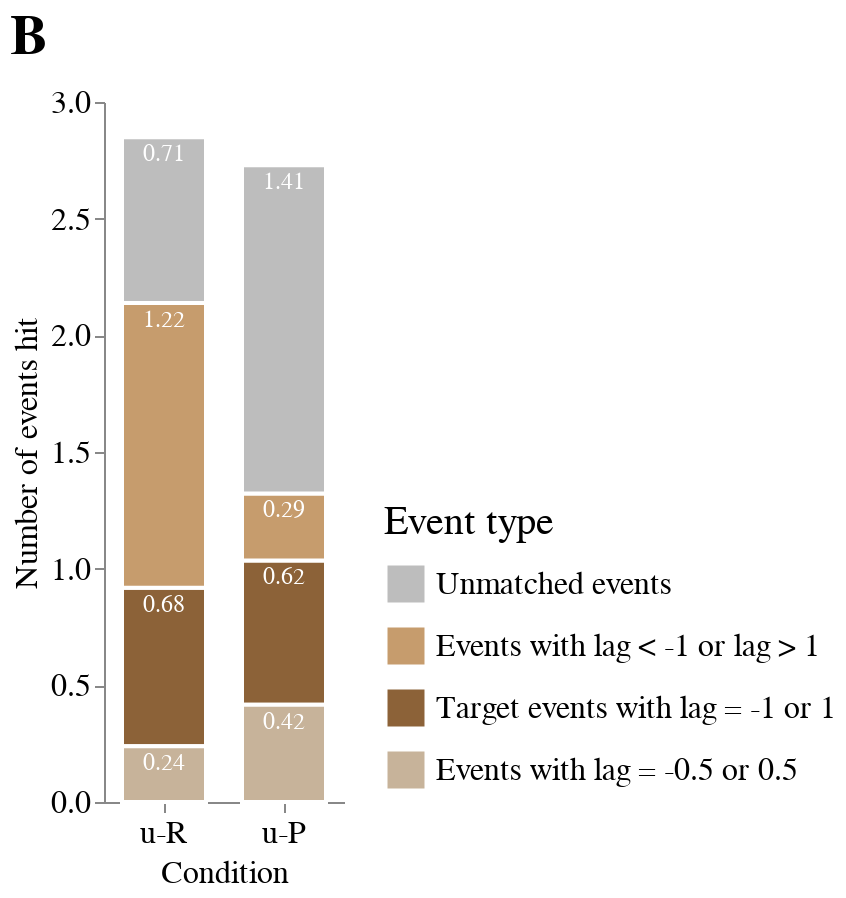

The code cell stored with this chart in its notebook:
### Code cell
def make_stack_bars(n_conds, legendX, width, title):

    stack_bars = alt.Chart(cond_mean_e_long).mark_bar(size=42, strokeWidth=2, stroke='white').encode(
        y=alt.Y('scenes:Q', axis=alt.Axis(title='Number of events hit', titleFontWeight='normal')),
        x=alt.X('cond_short:N', sort=cond_pr_short, axis=alt.Axis(title='Condition', 
                                                                titleFontWeight='normal',
                            labelFontWeight='normal', 
                            labelAngle=0)),
        color=alt.Color('e_cond_long', 
                        scale=alt.Scale(domain=list(e_cond_long_map.values()), 
                        range=list(e_cond_cmap.values())),
                        legend=alt.Legend(title='Event type', orient='none', 
                                        legendY=200, legendX=legendX)   #  legendX=360 for 6 conds
                    ),
        order=alt.Order("sort")
    ).properties(width=width, height=350, title=title)  # width=350 for 6 conds
    text = alt.Chart(cond_mean_e_long).mark_text(fontSize=12, dx=0, dy=8, color='white').encode(
        y=alt.Y('scenes:Q', stack='zero'),
        x=alt.X('cond_short:N', sort=cond_pr_short),
        detail='e_cond_long:N',
        order=alt.Order("sort"),
        text=alt.Text('scenes:Q', format='.2f')
    )

    if n_conds==2:
        stack_bars = stack_bars.transform_filter(alt.FieldOneOfPredicate(field='condition', oneOf=['r0','p0']))
        text = text.transform_filter(alt.FieldOneOfPredicate(field='condition', oneOf=['r0','p0']))

    return stack_bars+text

stack_bars2 = make_stack_bars(n_conds=2, legendX=140, width=120, title='B')
stack_bars4 = make_stack_bars(n_conds=6, legendX=250, width=240, title='')

p = (stack_bars2).configure_legend(
    titleFontWeight='normal',
    symbolSize=400,  
    titleFontSize=20,
    labelFontSize=16, 
    labelLimit=1000,
    titleLimit=1000,
    titlePadding=10,
    rowPadding=5
).configure_axis(
    titleFontSize=16,
    labelFontSize=16,
    grid=False
).configure_view(
    strokeWidth=0
).configure_title(
    fontSize=28,
    anchor='start',
    offset=10
)
# p.save('../figs/core/events_stacked_bar.svg')
p

### Figure 1 — Vega-Lite specification as saved in the notebook (floating-point values rounded to 4 significant figures)
{"config": {"view": {"continuousWidth": 400, "continuousHeight": 300, "strokeWidth": 0}, "axis": {"grid": false, "labelFontSize": 16, "titleFontSize": 16}, "legend": {"labelFontSize": 16, "labelLimit": 1000, "rowPadding": 5, "symbolSize": 400, "titleFontSize": 20, "titleFontWeight": "normal", "titleLimit": 1000, "titlePadding": 10}, "title": {"anchor": "start", "fontSize": 28, "offset": 10}}, "layer": [{"mark": {"type": "bar", "size": 42, "stroke": "white", "strokeWidth": 2}, "encoding": {"color": {"field": "e_cond_long", "legend": {"legendX": 140, "legendY": 200, "orient": "none", "title": "Event type"}, "scale": {"domain": ["Unmatched events", "Events with lag < -1 or lag > 1", "Target events with lag = -1 or 1", "Events with lag = -0.5 or 0.5"], "range": ["#bdbdbd", "#C69C6D", "#8C6238", "#C7B39A"]}, "type": "nominal"}, "order": {"field": "sort", "type": "quantitative"}, "x": {"axis": {"labelAngle": 0, "labelFontWeight": "normal", "title": "Condition", "titleFontWeight": "normal"}, "field": "cond_short", "sort": ["u-R", "u-P", "c-R", "c-P"], "type": "nominal"}, "y": {"axis": {"title": "Number of events hit", "titleFontWeight": "normal"}, "field": "scenes", "type": "quantitative"}}, "height": 350, "title": "B", "transform": [{"filter": {"field": "condition", "oneOf": ["r0", "p0"]}}], "width": 120}, {"mark": {"type": "text", "color": "white", "dx": 0, "dy": 8, "fontSize": 12}, "encoding": {"detail": {"field": "e_cond_long", "type": "nominal"}, "order": {"field": "sort", "type": "quantitative"}, "text": {"field": "scenes", "format": ".2f", "type": "quantitative"}, "x": {"field": "cond_short", "sort": ["u-R", "u-P", "c-R", "c-P"], "type": "nominal"}, "y": {"field": "scenes", "stack": "zero", "type": "quantitative"}}, "transform": [{"filter": {"field": "condition", "oneOf": ["r0", "p0"]}}]}], "data": {"name": "data-70d1a24e2ce161e28fabad11757dc527"}, "$schema": "https://vega.github.io/schema/vega-lite/v4.17.0.json", "datasets": {"data-70d1a24e2ce161e28fabad11757dc527": [{"condition": "p", "e_cond": "e_target", "scenes": 0.9089, "sort": 2, "cond_2": 2, "cond_short": "c-P", "e_cond_long": "Target events with lag = -1 or 1"}, {"condition": "p0", "e_cond": "e_target", "scenes": 0.6188, "sort": 2, "cond_2": 1, "cond_short": "u-P", "e_cond_long": "Target events with lag = -1 or 1"}, {"condition": "r", "e_cond": "e_target", "scenes": 1.117, "sort": 2, "cond_2": 2, "cond_short": "c-R", "e_cond_long": "Target events with lag = -1 or 1"}, {"condition": "r0", "e_cond": "e_target", "scenes": 0.6794, "sort": 2, "cond_2": 1, "cond_short": "u-R", "e_cond_long": "Target events with lag = -1 or 1"}, {"condition": "p", "e_cond": "e_gap", "scenes": 0.4408, "sort": 1, "cond_2": 2, "cond_short": "c-P", "e_cond_long": "Events with lag = -0.5 or 0.5"}, {"condition": "p0", "e_cond": "e_gap", "scenes": 0.4165, "sort": 1, "cond_2": 1, "cond_short": "u-P", "e_cond_long": "Events with lag = -0.5 or 0.5"}, {"condition": "r", "e_cond": "e_gap", "scenes": 0.2964, "sort": 1, "cond_2": 2, "cond_short": "c-R", "e_cond_long": "Events with lag = -0.5 or 0.5"}, {"condition": "r0", "e_cond": "e_gap", "scenes": 0.2394, "sort": 1, "cond_2": 1, "cond_short": "u-R", "e_cond_long": "Events with lag = -0.5 or 0.5"}, {"condition": "p", "e_cond": "e_ahead", "scenes": 0.1739, "sort": 3, "cond_2": 2, "cond_short": "c-P", "e_cond_long": "Events with lag < -1 or lag > 1"}, {"condition": "p0", "e_cond": "e_ahead", "scenes": 0.2872, "sort": 3, "cond_2": 1, "cond_short": "u-P", "e_cond_long": "Events with lag < -1 or lag > 1"}, {"condition": "r", "e_cond": "e_ahead", "scenes": 0.8511, "sort": 3, "cond_2": 2, "cond_short": "c-R", "e_cond_long": "Events with lag < -1 or lag > 1"}, {"condition": "r0", "e_cond": "e_ahead", "scenes": 1.22, "sort": 3, "cond_2": 1, "cond_short": "u-R", "e_cond_long": "Events with lag < -1 or lag > 1"}, {"condition": "p", "e_cond": "e_unmatch", "scenes": 1.563, "sort": 4, "cond_2": 2, "cond_short": "c-P", "e_cond_long": "Unmatched events"}, {"condition": "p0", "e_cond": "e_unmatch", "scenes": 1.406, "sort": 4, "cond_2": 1, "cond_short": "u-P", "e_cond_long": "Unmatched events"}, {"condition": "r", "e_cond": "e_unmatch", "scenes": 0.8105, "sort": 4, "cond_2": 2, "cond_short": "c-R", "e_cond_long": "Unmatched events"}, {"condition": "r0", "e_cond": "e_unmatch", "scenes": 0.71, "sort": 4, "cond_2": 1, "cond_short": "u-R", "e_cond_long": "Unmatched events"}]}}
